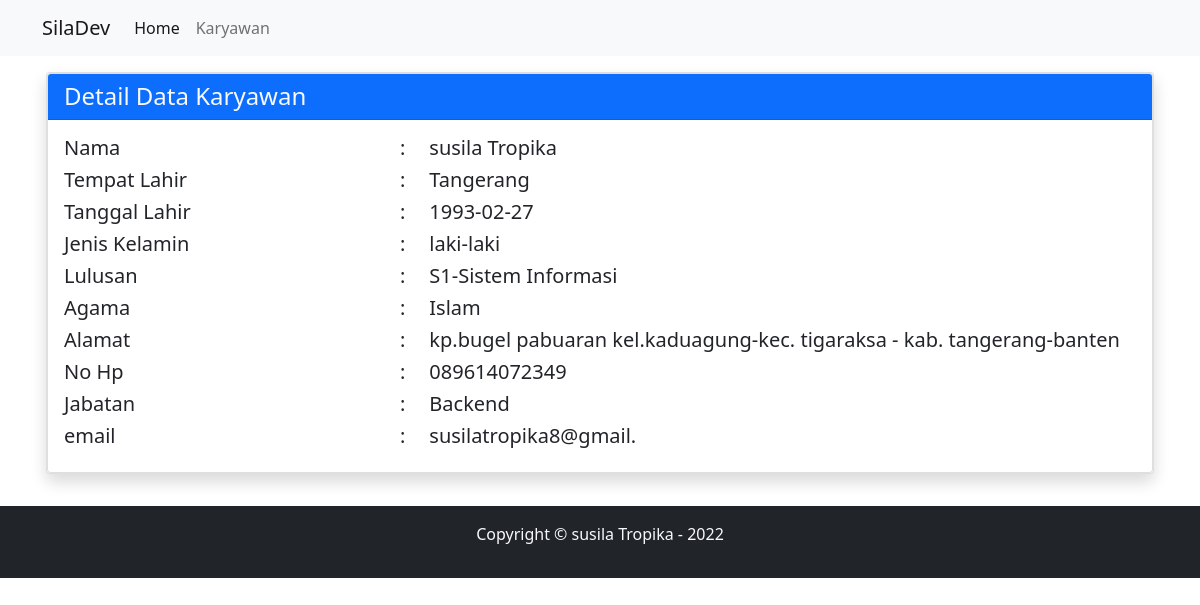
Page /karyawan/detail/1 on the committed database.
### tables this page shows
CREATE TABLE `datakaryawan` (
  `id` int(20) NOT NULL,
  `nama_lengkap` varchar(20) NOT NULL,
  `tempat_lahir` varchar(15) NOT NULL,
  `tanggal_lahir` varchar(15) NOT NULL,
  `jenis_kelamin` varchar(10) NOT NULL,
  `lulusan` varchar(20) NOT NULL,
  `agama` varchar(20) NOT NULL,
  `alamat` varchar(100) NOT NULL,
  `no_hp` varchar(20) NOT NULL,
  `foto` varchar(100) NOT NULL,
  `jabatan` varchar(15) NOT NULL,
  `email` varchar(21) NOT NULL
);

### application/controllers/Karyawan.php (called while the page is built, shortened)
<?php
class Karyawan extends CI_Controller {
	public function __construct(){
        $this->load->library('form_validation');
		$this->load->model('Karyawan_model');
    }
    public function detail($id){
        $data['karyawan'] = $this->Karyawan_model->getKaryawanById($id);
        $data['judul'] ='Detail Data Karyawan';
        $this->load->view('templates/header',$data);
        $this->load->view('Karyawan/Karyawan_detail',$data);
        $this->load->view('templates/footer');
    }
}

### index.php (called while the page is built, shortened)
<?php
require_once BASEPATH.'core/CodeIgniter.php';

### application/models/Karyawan_model.php (called while the page is built, shortened)
<?php
class Karyawan_model extends CI_model{
    public function getKaryawanById($id){
       return $this->db->get_where('dataKaryawan',['id'=>$id])->row_array();
    }
}
?>

### application/views/Karyawan/karyawan_detail.php (the view)
<div class="container w-100 p-3 mx-auto">
    <div>
        <div class="card h-100 w-100 shadow">
            <div class="card">
                <h4 class="card-header text-light bg-primary">Detail Data Karyawan</h4>
                <div class="card-body">
                    <div class="row">
                        <div class="col-sm-2 ">
                            <h5>Nama</h5>
                            <h5>Tempat Lahir</h5>
                            <h5>Tanggal Lahir</h5>
                            <h5>Jenis Kelamin</h5>
                            <h5>Lulusan</h5>
                            <h5>Agama</h5>
                            <h5>Alamat</h5>
                            <h5>No Hp</h5>
                            <h5>Jabatan</h5>
                            <h5>email</h5>
                        </div>
                        <div class="col-sm-2 text-end">
                            <h5>:</h5>
                            <h5>:</h5>
                            <h5>:</h5>
                            <h5>:</h5>
                            <h5>:</h5>
                            <h5>:</h5>
                            <h5>:</h5>
                            <h5>:</h5>
                            <h5>:</h5>
                            <h5>:</h5>
                        </div>
                        <div class="col-sm-8 ">
                            <h5 class="fs-5 mb-2"><?=$karyawan['nama_lengkap']?></h5>
                            <h5 class="fs-5 mb-2"><?=$karyawan['tempat_lahir']?></h5>
                            <h5 class="fs-5 mb-2"><?=$karyawan['tanggal_lahir']?></h5>
                            <h5 class="fs-5 mb-2"><?=$karyawan['jenis_kelamin']?></h5>
                            <h5 class="fs-5 mb-2"><?=$karyawan['lulusan']?></h5>
                            <h5 class="fs-5 mb-2"><?=$karyawan['agama']?></h5>
                            <h5 class="fs-5 mb-2"><?=$karyawan['alamat']?></h5>
                            <h5 class="fs-5 mb-2"><?=$karyawan['no_hp']?></h5>
                            <h5 class="fs-5 mb-2"><?=$karyawan['jabatan']?></h5>
                            <h5 class="fs-5 mb-2"><?=$karyawan['email']?></h5>
                        </div>
                    </div>
                </div>
            </div>
        </div>
    </div>
</div>

### rows in the picture
datakaryawan: nama_lengkap "susila Tropika", tempat_lahir "Tangerang", tanggal_lahir "1993-02-27", jenis_kelamin "laki-laki", lulusan "S1-Sistem Informasi", agama "Islam", alamat "kp.bugel pabuaran kel.kaduagung-kec. tigaraksa - kab. tangerang-banten", no_hp "089614072349", jabatan "Backend", email "susilatropika8@gmail."
